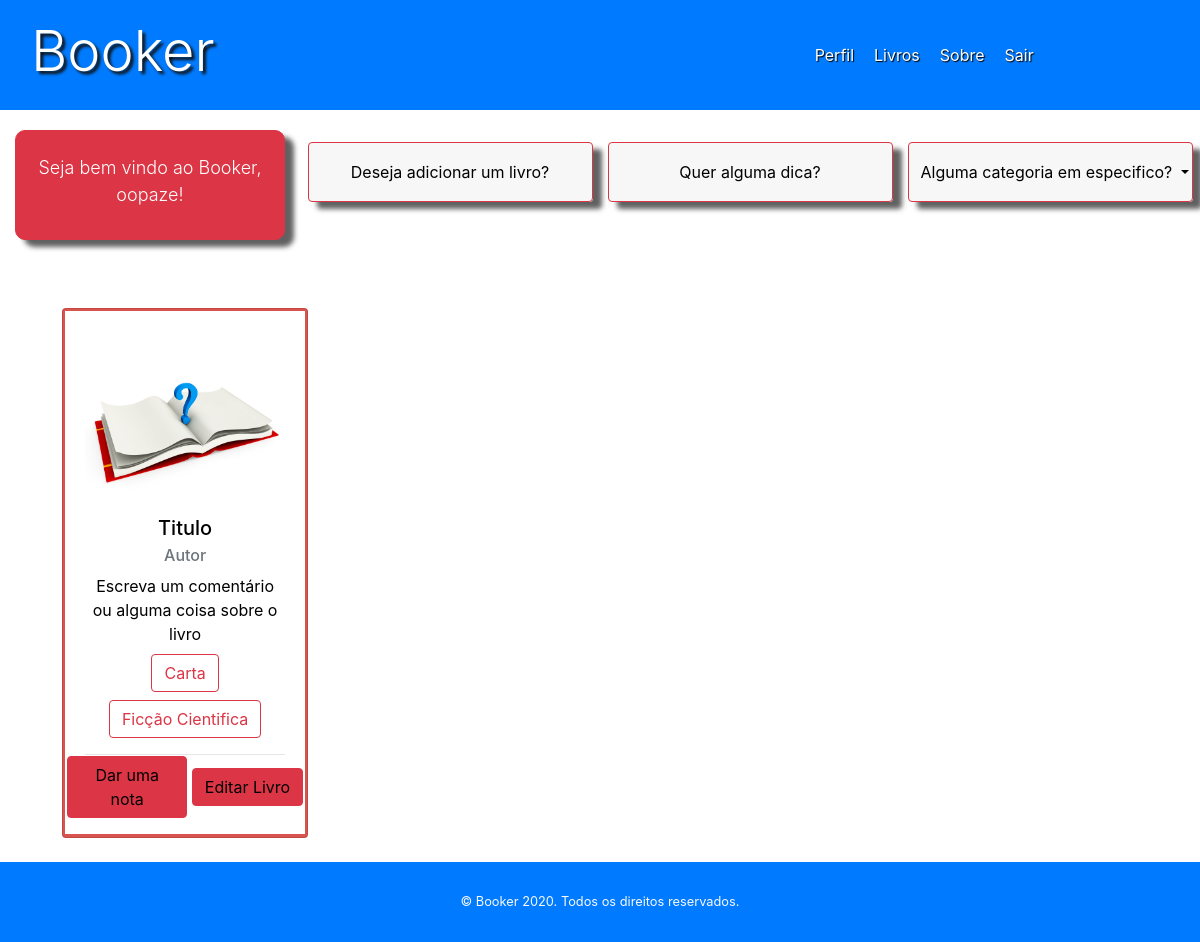
The page /books (signed in) on the database as committed earlier.
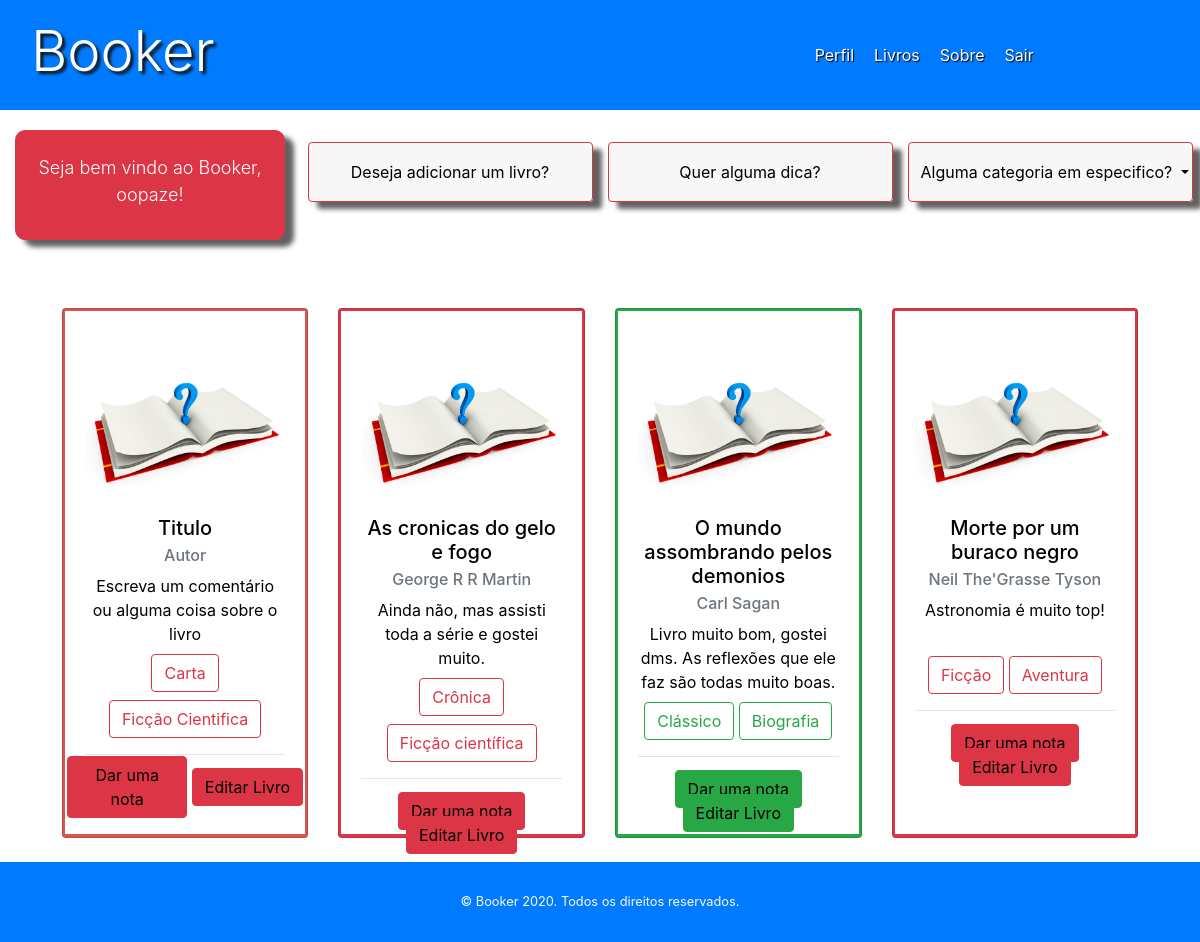
The same page on the database as committed later.
### app/models/table.py (models this page shows, shortened)
class User(db.Model):
	__tablename__ = 'users'
	id = db.Column(db.Integer, primary_key='True')
	username = db.Column(db.String(20), unique=True)
	password = db.Column(db.String(30))
	name = db.Column(db.String(30))
	email = db.Column(db.String(30))
	books = db.relationship('Book', backref='users')
	@property
	def is_authenticated(self):
		return True

class Book(db.Model):
	__tablename__ = 'books'
	id = db.Column(db.Integer, primary_key=True)
	titulo = db.Column(db.String(100), nullable=False)
	autor = db.Column(db.String(30), default='Desconhecido')
	nota = db.Column(db.Float)
	lido = db.Column(db.Boolean, default=False)
	comment = db.Column(db.String(100), default="Aaaah, depois eu comento esse livro!")
	owner = db.Column(db.Integer, db.ForeignKey('users.id'))
	categories = db.relationship(Category,
							secondary=Book_category,
							backref=db.backref('books',
												lazy='dynamic'))

class Category(db.Model):
	__tablename__ = 'categories'
	id = db.Column(db.Integer, primary_key=True)
	categoria = db.Column(db.String(40), nullable=False, unique=True)

### app/controllers/default.py (the view)
@app.route('/books', methods=['GET', 'POST'])
@login_required
def books():
	books = Book.query.filter_by(owner=int(current_user.id)).all()
	categories = Category.query.with_entities(Category.categoria)
	BookForm_ = BookForm()
	return render_template('books.html',
	 						title='books',
	 						user=current_user,
	 						categorias=categories,
	 						books=books,
	 						newBook=BookForm_)

### app/controllers/default.py (called while the page is built)
@lm.user_loader
def load_user(user_id):
    return User.query.filter_by(id=user_id).first()

### app/templates/books.html (shortened to what this page needs)
<!DOCTYPE html>
<html>
	<head>
		<link rel="stylesheet" type="text/css" href="{{ url_for('static', filename='css/bootstrap.min.css')}}">
		<link rel="stylesheet" href="{{ url_for('static', filename='css/book.css')}}">
		<link rel="stylesheet" href="{{ url_for('static', filename='css/header.css')}}">
		<link rel="stylesheet" href="https://cdnjs.cloudflare.com/ajax/libs/font-awesome/4.7.0/css/font-awesome.min.css">
	</head>
	<body>
		<div class="container-fluid">
			<header>
			  	<div class="row">
					<nav class="navbar navbar-expand-lg navbar-dark bg-primary">
			  			<div class="col-md-4">
					  		<div id='logo-menu'>
								<a id='logo' href="{{url_for('books')}}">
									<h2 class="display-4"> Booker </h2>
								</a>
							</div>
						</div>
						<div class="col-md-4 offset-md-4">
						  	<div class="collapse navbar-collapse" id="navbarNavDropdown">
							    <a class="menu-item" href="#">Perfil</a>
							    <a class="menu-item" href="#">Livros</a>
							    <a class="menu-item" data-toggle="modal" data-target="#sobreModal"> Sobre </a>
							    <a class="menu-item" data-toggle="modal" data-target="#sairModal">Sair</a>
						  	</div>
						</div>
					</nav>
				</div>
			</header>
		</div>
		<div class="container-fluid" id='centerPage'>
			<div class="row" id='Welcome'>
				<div class="col-md-3 header-message-align">
					<div class="card-dados btn btn-danger ">
						<p class="lead welcome-text"> Seja bem vindo ao Booker, {{ current_user.username }}!</p>
					</div>
				</div>
				<div class="col-md-3 buttons-conteiner">
				    <button type="button" class="btn Selector-Button btn-outline-danger" data-toggle="modal" data-target="#InserirBook">Deseja adicionar um livro? </button>
				</div>
				<div class="col-md-3 buttons-conteiner">
				    <button type="button" class="btn Selector-Button btn-outline-danger"> Quer alguma dica? </button>
				</div>
				<div class="col-md-3 buttons-conteiner">
				    <button type="button" class="btn Selector-Button btn-outline-danger dropdown-toggle" data-toggle="dropdown" id='select-bt'>
							Alguma categoria em especifico?
				   	</button>
				</div>
			</div>
			<div class="row book-space">
				<div class="col-md-3">
					<button class="card card-size-control align-center" style="width: 18rem;">
						<div class="card-color">
						    <img class="card-img-top" src="/static/image/profilepattern.jpg" alt="Card image cap">
						  	<div class="card-body">
							    <h5 class="card-title">Titulo</h5>
							    <h6 class="card-subtitle mb-2 text-muted">Autor</h6>
							    <p class="card-text">Escreva um comentário ou alguma coisa sobre o livro</p>
							    <div class="categorias">
								    <label class="btn btn-outline-danger">Carta</label>
								    <label class="btn btn-outline-danger">Ficção Cientifica</label>
								</div>
							    <hr style="width: 100%; clear: both;">
						  	</div>
						  	<div class="card-footer-control">
						  		<a class="card-button btn btn-danger"> Dar uma nota </a>
						  		<a class="btn btn-danger"> Editar Livro </a>
						  	</div>
					  	</div>
					</button>
				</div>
				{% for book in books %}
					<div class="col-md-3">
						{% if book.lido %}
							<button class="card card-size-control align-center bg-success" style="width: 18rem;">
						{% else %}
							<button class="card card-size-control align-center bg-danger" style="width: 18rem;">
						{% endif %}
							<div class="card-color">
							    <img class="card-img-top" src="/static/image/profilepattern.jpg" alt="Card image cap">
							  	<div class="card-body">
								    <h5 class="card-title">{{ book.titulo }}</h5>
								    <h6 class="card-subtitle mb-2 text-muted">{{ book.autor }}</h6>
								    <p class="card-text text-justify-center"> {{book.comment}} </p>
								    <div class="categorias">
								 	{% for category in book.categories %}
								 		{% if book.lido %}
											<label class="btn btn-outline-success"> {{ category.categoria }} </label>
										{% else %}
											<label class="btn btn-outline-danger">{{ category.categoria }}</label>
										{% endif %}
									{% endfor %}
									</div>
								 	<hr style="width: 100%; clear: both;">
							  	</div>
							  	<div class="card-footer-control">
							  		{% if book.lido %}
							  			<a class="btn btn-success"> Dar uma nota </a>
								  		<a class="btn btn-success"> Editar Livro </a>
									{% else %}
								  		<a class="btn btn-danger"> Dar uma nota </a>
								  		<a class="btn btn-danger"> Editar Livro </a>
									{% endif %}
							  	</div>
						  	</div>
							</button>
					</div>
				{% endfor %}
			</div>
		</div>
		<footer class="bg-primary">
		    <div class="footer-p">
		    	<p class="text-light small mb-4 mb-lg-0">© Booker 2020. Todos os direitos reservados.</p>
		    </div>
		</footer>
	</body>
</html>

### app/static/css/book.css (style rules this page uses)
body { width: 100%; background-image: url('/static/image/fundo.jpg'); background-size: cover; }
#centerPage { padding-top: 10px; width: 100%; min-height: 464px; background-color: rgba(255, 255, 255, 0.7); }
.card-dados { padding: 15px 0; width: 100%; max-height: 150px; color: black; text-align: center; max-width: 100%; border-radius: 10px; box-shadow: 9px 7px 5px rgba(50, 50, 50, 0.77); }
.card-dados p { font-size: 18px !important; padding-top: 8px; }
#Welcome { padding: 10px 0 15px 0; }
.header-message-align { margin: 0 0 30px 0; }
.welcome-text { color: white; }
.Selector-Button { background-color: rgba(247,247,247, 0.9); color: black; width: 300px; max-width: 95%; min-height: 60px; box-shadow: 9px 7px 5px rgba(50, 50, 50, 0.77); }
.buttons-conteiner { padding: 1% 0; text-align: center; width: 100%; }
.book-space { padding: 2% 4%; }
.card-body p { min-height: 50px; }
.card-size-control { align-items: center; margin: 0px; min-height: 530px; padding: 2px; width: 100% !important; background-color: rgb(217, 83, 79); }
.card-color { background-color: white; height: 523px; }
.categorias { text-align: center; margin: -10px 0 -10px 0; padding: 2px; }
.card-button { max-width: 50%; }
.card-footer-control { width: 100%; height: 40px; clear: both; margin-bottom: 10px; }
.card-footer-control a { margin-top: -35px; }
.card img { padding-top: 25px; max-height: 200px; max-width: 200px; }

### app/static/css/header.css (style rules this page uses)
body { width: 100%; }
header { width: 100%; }
header nav { width: 100%; height: 110px; }
#navbarNavDropdown { width: 100%; }
#navbarNavDropdown a { color: white; }
.menu-item { padding: 0px 15px 0px 5px; text-shadow: 1px 1px 1px #000000; color: white; }
#logo-menu { max-width: 80%; float: left; }
#logo h2 { text-decoration: none; text-align: left; color: #FFFFFF; text-shadow: 3px 3px 3px #111111; width: 80%; padding-top: 1px; }
footer { height: 80px !important; }
footer p { height: 20px; padding: 30px 0px 20px 0; }
.footer-p { width: 100%; text-align: center; }

Rows that differ between the two databases and show on the page:
added Book: titulo "As cronicas do gelo e fogo", autor "George R R Martin", comment "Ainda não, mas assisti toda a série e gostei muito.", lido "Dar uma nota"
now on this page (row unchanged): Category: categoria "Crônica", shown under "As cronicas do gelo e fogo"
now on this page (row unchanged): Category: categoria "Ficção científica", shown under "As cronicas do gelo e fogo"
added Book: titulo "O mundo assombrando pelos demonios", autor "Carl Sagan", comment "Livro muito bom, gostei dms. As reflexões que ele faz são todas muito boas.", lido "Dar uma nota"
now on this page (row unchanged): Category: categoria "Clássico", shown under "O mundo assombrando pelos demonios"
now on this page (row unchanged): Category: categoria "Biografia", shown under "O mundo assombrando pelos demonios"
added Book: titulo "Morte por um buraco negro", autor "Neil The'Grasse Tyson", comment "Astronomia é muito top!", lido "Dar uma nota"
now on this page (row unchanged): Category: categoria "Ficção", shown under "Morte por um buraco negro"
now on this page (row unchanged): Category: categoria "Aventura", shown under "Morte por um buraco negro"
